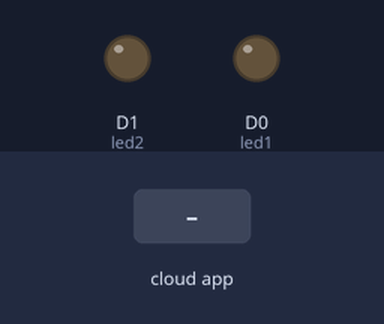
This sketch was run on a simulated ESP8266 (NodeMCU). Shown: output pins drawn as LEDs (lit = HIGH). The test bench sets the inputs (shaded band). WiFi joins after 1.5 s; servers stay silent unless stated; the Firebase database answers and starts empty; what the sketch prints to the serial monitor is not drawn.

Above: at 2.7 s.
2.8 s: the phone or cloud app sets led1 to 1
At 4.1 s:
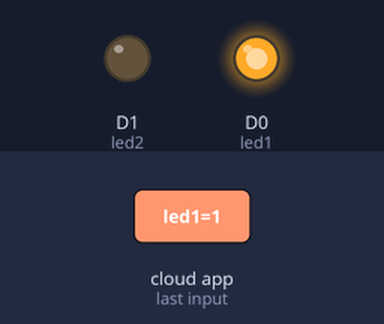
4.6 s: the phone or cloud app sets led2 to 1
At 6.0 s:
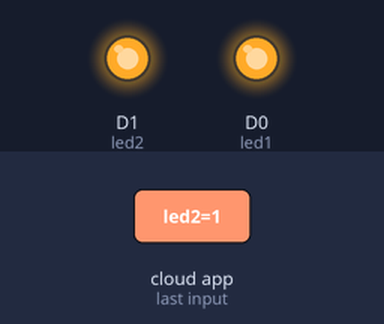
6.4 s: the phone or cloud app sets led1 to 0
At 7.8 s:
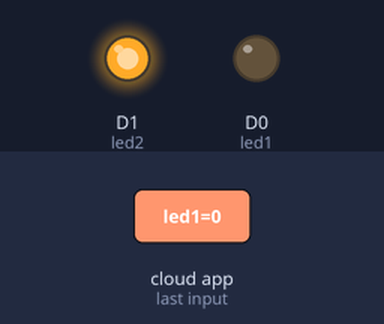
8.1 s: the phone or cloud app sets led2 to 0
At 8.8 s:
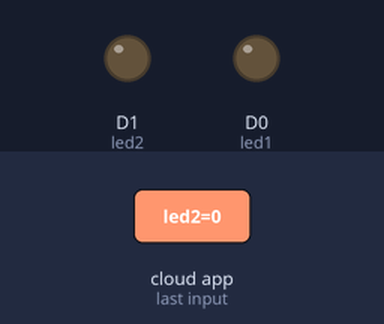
Timing chart, 0 to 10.9 s (numbered marks = the images above; inputs shaded):
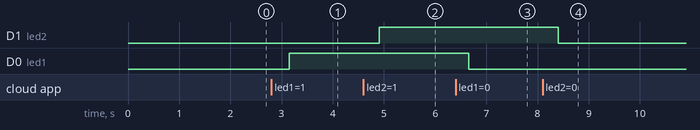

Measured:
- after the input at 2.8 s, D0 (led1): LOW → HIGH after 0.35 s
- after the input at 4.6 s, D1 (led2): LOW → HIGH after 0.30 s
- after the input at 6.4 s, D0 (led1): HIGH → LOW after 0.26 s
- after the input at 8.1 s, D1 (led2): HIGH → LOW after 0.31 s

The sketch:

LEDNODE2.ino
```cpp
//FirebaseESP8266.h must be included before ESP8266WiFi.h

#include "FirebaseESP8266.h"  // Install Firebase ESP8266 library
#include <ESP8266WiFi.h>
//#include <DHT.h>    // Install DHT11 Library and Adafruit Unified Sensor Library
//#define PROJECT_ID "revamp1-7b80b"


#define FIREBASE_HOST "revamp1-7b80b-default-rtdb.firebaseio.com/" //Without http:// or https:// schemes
#define FIREBASE_AUTH "1EvC6Vj1GdEadXRePfIag9rsL4zncgfDcmmTL5NR"
#define WIFI_SSID "NIET"
#define WIFI_PASSWORD "12345678"

//#define DHTPIN D2
int led1 = D0;
int led2 = D1;

//#define DHTTYPE    DHT11
//DHT dht(DHTPIN, DHTTYPE);

//Define FirebaseESP8266 data object
FirebaseData firebaseData;
FirebaseData ledData;
FirebaseData led2Data;

FirebaseJson json;
//Firebase firebase("revamp1-7b80b");


void setup()
{

  Serial.begin(9600);

//  dht.begin();
  pinMode(led1,OUTPUT);
  pinMode(led2,OUTPUT);

  WiFi.begin(WIFI_SSID, WIFI_PASSWORD);
  Serial.print("Connecting to Wi-Fi");
  while (WiFi.status() != WL_CONNECTED)
  {
    Serial.print(".");
    delay(300);
  }
  Serial.println();
  Serial.print("Connected with IP: ");
  Serial.println(WiFi.localIP());
  Serial.println();

  Firebase.begin(FIREBASE_HOST, FIREBASE_AUTH);
  Firebase.reconnectWiFi(true);

}

//void sensorUpdate(){
  // Reading temperature or humidity takes about 250 milliseconds!
  // Sensor readings may also be up to 2 seconds 'old' (its a very slow sensor)
//  float h = dht.readHumidity();
//  // Read temperature as Celsius (the default)
//  float t = dht.readTemperature();
//  // Read temperature as Fahrenheit (isFahrenheit = true)
//  float f = dht.readTemperature(true);
//
//  // Check if any reads failed and exit early (to try again).
//  if (isnan(h) || isnan(t) || isnan(f)) {
//    Serial.println(F("Failed to read from DHT sensor!"));
//    return;
//  }
//
//  Serial.print(F("Humidity: "));
//  Serial.print(h);
//  Serial.print(F("%  Temperature: "));
//  Serial.print(t);
//  Serial.print(F("°C  ,"));
//  Serial.print(f);
//  Serial.println(F("°F  "));
//
//  if (Firebase.setFloat(firebaseData, "/FirebaseIOT/temperature", t))
//  {
//    Serial.println("PASSED");
//    Serial.println("PATH: " + firebaseData.dataPath());
//    Serial.println("TYPE: " + firebaseData.dataType());
//    Serial.println("ETag: " + firebaseData.ETag());
//    Serial.println("------------------------------------");
//    Serial.println();
//  }
//  else
//  {
//    Serial.println("FAILED");
//    Serial.println("REASON: " + firebaseData.errorReason());
//    Serial.println("------------------------------------");
//    Serial.println();
//  }
//
//  if (Firebase.setFloat(firebaseData, "/FirebaseIOT/humidity", h))
//  {
//    Serial.println("PASSED");
//    Serial.println("PATH: " + firebaseData.dataPath());
//    Serial.println("TYPE: " + firebaseData.dataType());
//    Serial.println("ETag: " + firebaseData.ETag());
//    Serial.println("------------------------------------");
//    Serial.println();
//  }
//  else
//  {
//    Serial.println("FAILED");
//    Serial.println("REASON: " + firebaseData.errorReason());
//    Serial.println("------------------------------------");
//    Serial.println();
//  }
//}
void loop() {
//  sensorUpdate();

  if (Firebase.getString(ledData, "/FirebaseIOT/led1")){
    Serial.println(ledData.stringData());
    if (ledData.stringData() == "1") {

        digitalWrite(led1, HIGH);
    }
  else if (ledData.stringData() == "0"){
    digitalWrite(led1, LOW);
    }
  }
  delay(100);

  if (Firebase.getString(led2Data, "/FirebaseIOT/led2")){
    Serial.println(led2Data.stringData());
    if (led2Data.stringData() == "1") {
    digitalWrite(led2, HIGH);

    }
  else if (led2Data.stringData() == "0"){
    digitalWrite(led2, LOW);
    }
  }
  delay(100);
}
```
